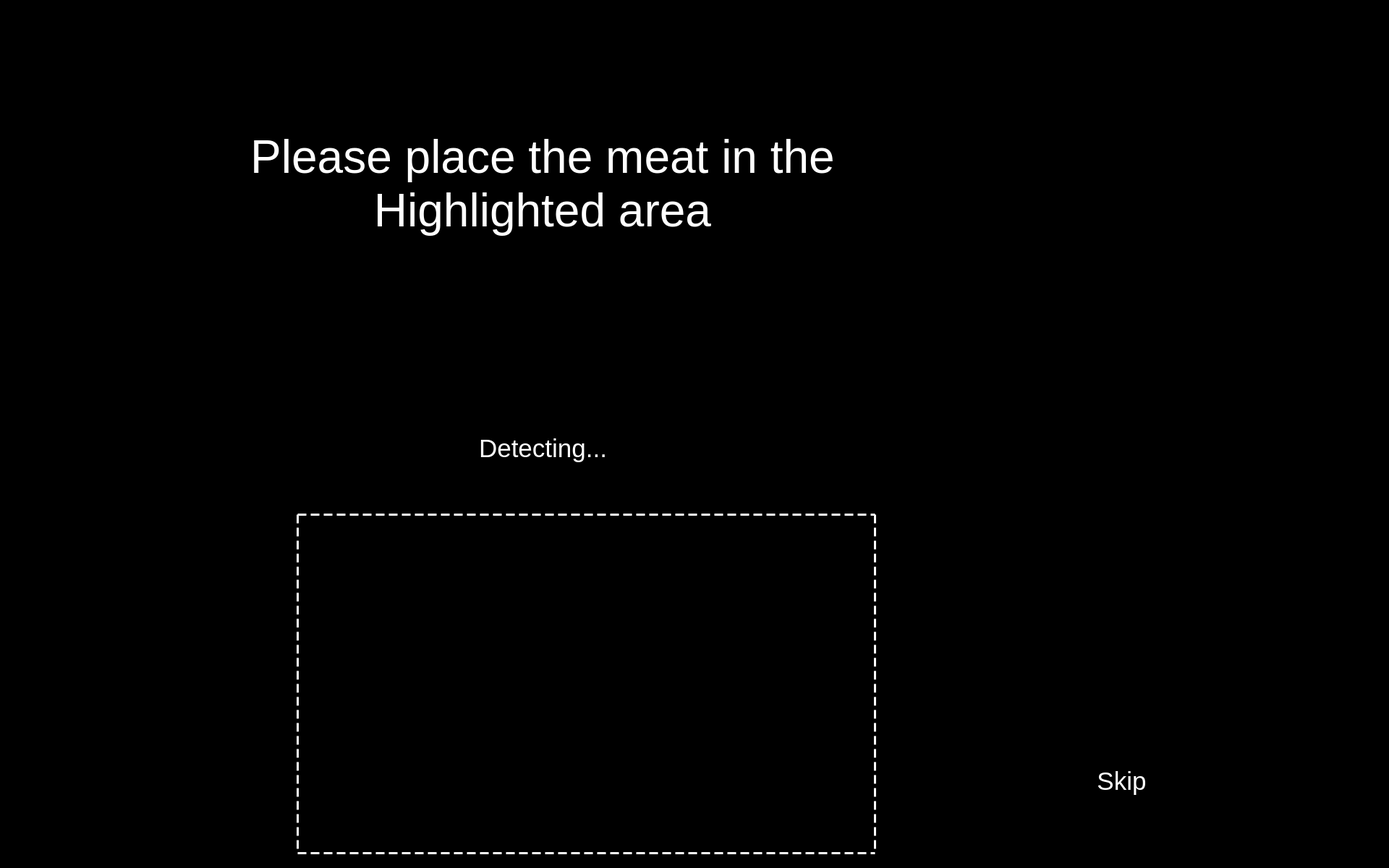
<?xml version="1.0" encoding="UTF-8"?>
<ui version="4.0">
 <class>Step_1_UI</class>
 <widget class="QWidget" name="Step_1_UI">
  <property name="windowModality">
   <enum>Qt::WindowModal</enum>
  </property>
  <property name="enabled">
   <bool>true</bool>
  </property>
  <property name="geometry">
   <rect>
    <x>0</x>
    <y>0</y>
    <width>1920</width>
    <height>1200</height>
   </rect>
  </property>
  <property name="sizePolicy">
   <sizepolicy hsizetype="Preferred" vsizetype="Preferred">
    <horstretch>0</horstretch>
    <verstretch>0</verstretch>
   </sizepolicy>
  </property>
  <property name="minimumSize">
   <size>
    <width>0</width>
    <height>0</height>
   </size>
  </property>
  <property name="maximumSize">
   <size>
    <width>1920</width>
    <height>1200</height>
   </size>
  </property>
  <property name="windowTitle">
   <string>Food Assist</string>
  </property>
  <property name="windowOpacity">
   <double>1.000000000000000</double>
  </property>
  <property name="styleSheet">
   <string notr="true">background-color: rgb(0, 0, 0);</string>
  </property>
  <widget class="QLabel" name="start_label">
   <property name="geometry">
    <rect>
     <x>250</x>
     <y>100</y>
     <width>1000</width>
     <height>310</height>
    </rect>
   </property>
   <property name="sizePolicy">
    <sizepolicy hsizetype="Preferred" vsizetype="Preferred">
     <horstretch>0</horstretch>
     <verstretch>0</verstretch>
    </sizepolicy>
   </property>
   <property name="minimumSize">
    <size>
     <width>510</width>
     <height>310</height>
    </size>
   </property>
   <property name="maximumSize">
    <size>
     <width>1000</width>
     <height>1000</height>
    </size>
   </property>
   <property name="font">
    <font>
     <pointsize>48</pointsize>
     <weight>50</weight>
     <italic>false</italic>
     <bold>false</bold>
     <stylestrategy>PreferDefault</stylestrategy>
     <kerning>true</kerning>
    </font>
   </property>
   <property name="frameShape">
    <enum>QFrame::NoFrame</enum>
   </property>
   <property name="frameShadow">
    <enum>QFrame::Raised</enum>
   </property>
   <property name="lineWidth">
    <number>0</number>
   </property>
   <property name="text">
    <string>&lt;html&gt;&lt;head/&gt;&lt;body&gt;&lt;p&gt;&lt;span style=&quot; color:#ffffff;&quot;&gt;Please place the meat in the Highlighted area&lt;/span&gt;&lt;/p&gt;&lt;/body&gt;&lt;/html&gt;</string>
   </property>
   <property name="textFormat">
    <enum>Qt::MarkdownText</enum>
   </property>
   <property name="scaledContents">
    <bool>false</bool>
   </property>
   <property name="alignment">
    <set>Qt::AlignCenter</set>
   </property>
   <property name="wordWrap">
    <bool>true</bool>
   </property>
  </widget>
  <widget class="QPushButton" name="button_skip">
   <property name="enabled">
    <bool>true</bool>
   </property>
   <property name="geometry">
    <rect>
     <x>1450</x>
     <y>830</y>
     <width>200</width>
     <height>200</height>
    </rect>
   </property>
   <property name="sizePolicy">
    <sizepolicy hsizetype="Maximum" vsizetype="Maximum">
     <horstretch>0</horstretch>
     <verstretch>0</verstretch>
    </sizepolicy>
   </property>
   <property name="minimumSize">
    <size>
     <width>150</width>
     <height>150</height>
    </size>
   </property>
   <property name="maximumSize">
    <size>
     <width>200</width>
     <height>200</height>
    </size>
   </property>
   <property name="cursor">
    <cursorShape>OpenHandCursor</cursorShape>
   </property>
   <property name="focusPolicy">
    <enum>Qt::WheelFocus</enum>
   </property>
   <property name="contextMenuPolicy">
    <enum>Qt::DefaultContextMenu</enum>
   </property>
   <property name="icon">
    <iconset resource="../../resources/res.qrc">
     <normaloff>:/buttons/Button Next.svg</normaloff>:/buttons/Button Next.svg</iconset>
   </property>
   <property name="iconSize">
    <size>
     <width>200</width>
     <height>200</height>
    </size>
   </property>
   <property name="autoDefault">
    <bool>false</bool>
   </property>
   <property name="default">
    <bool>false</bool>
   </property>
   <property name="flat">
    <bool>true</bool>
   </property>
  </widget>
  <widget class="QLabel" name="label_8">
   <property name="geometry">
    <rect>
     <x>410</x>
     <y>710</y>
     <width>801</width>
     <height>471</height>
    </rect>
   </property>
   <property name="styleSheet">
    <string notr="true">border :3px solid white;
border-style : dashed;
background-color: rgb(0, 0, 0, 0);</string>
   </property>
   <property name="text">
    <string/>
   </property>
  </widget>
  <widget class="QLabel" name="detecting_gif_label">
   <property name="geometry">
    <rect>
     <x>660</x>
     <y>440</y>
     <width>181</width>
     <height>141</height>
    </rect>
   </property>
   <property name="text">
    <string/>
   </property>
   <property name="scaledContents">
    <bool>true</bool>
   </property>
  </widget>
  <widget class="QLabel" name="detecting_text_label">
   <property name="geometry">
    <rect>
     <x>660</x>
     <y>590</y>
     <width>181</width>
     <height>61</height>
    </rect>
   </property>
   <property name="sizePolicy">
    <sizepolicy hsizetype="Preferred" vsizetype="Preferred">
     <horstretch>0</horstretch>
     <verstretch>0</verstretch>
    </sizepolicy>
   </property>
   <property name="minimumSize">
    <size>
     <width>0</width>
     <height>0</height>
    </size>
   </property>
   <property name="maximumSize">
    <size>
     <width>1000</width>
     <height>1000</height>
    </size>
   </property>
   <property name="font">
    <font>
     <pointsize>48</pointsize>
     <weight>50</weight>
     <italic>false</italic>
     <bold>false</bold>
     <stylestrategy>PreferDefault</stylestrategy>
     <kerning>true</kerning>
    </font>
   </property>
   <property name="frameShape">
    <enum>QFrame::NoFrame</enum>
   </property>
   <property name="frameShadow">
    <enum>QFrame::Raised</enum>
   </property>
   <property name="lineWidth">
    <number>0</number>
   </property>
   <property name="text">
    <string>&lt;!DOCTYPE HTML PUBLIC &quot;-//W3C//DTD HTML 4.0//EN&quot; &quot;http://www.w3.org/TR/REC-html40/strict.dtd&quot;&gt;
&lt;html&gt;&lt;head&gt;&lt;meta name=&quot;qrichtext&quot; content=&quot;1&quot; /&gt;&lt;style type=&quot;text/css&quot;&gt;
p, li { white-space: pre-wrap; }
&lt;/style&gt;&lt;/head&gt;&lt;body style=&quot; font-family:'MS Shell Dlg 2'; font-size:48pt; font-weight:400; font-style:normal;&quot;&gt;
&lt;p style=&quot; margin-top:12px; margin-bottom:12px; margin-left:0px; margin-right:0px; -qt-block-indent:0; text-indent:0px;&quot;&gt;&lt;span style=&quot; font-size:26pt; color:#ffffff;&quot;&gt;Detecting...&lt;/span&gt;&lt;/p&gt;&lt;/body&gt;&lt;/html&gt;</string>
   </property>
   <property name="textFormat">
    <enum>Qt::MarkdownText</enum>
   </property>
   <property name="scaledContents">
    <bool>true</bool>
   </property>
   <property name="alignment">
    <set>Qt::AlignCenter</set>
   </property>
   <property name="wordWrap">
    <bool>true</bool>
   </property>
  </widget>
  <widget class="QLabel" name="detecting_text_label_2">
   <property name="geometry">
    <rect>
     <x>1460</x>
     <y>1050</y>
     <width>181</width>
     <height>61</height>
    </rect>
   </property>
   <property name="sizePolicy">
    <sizepolicy hsizetype="Preferred" vsizetype="Preferred">
     <horstretch>0</horstretch>
     <verstretch>0</verstretch>
    </sizepolicy>
   </property>
   <property name="minimumSize">
    <size>
     <width>0</width>
     <height>0</height>
    </size>
   </property>
   <property name="maximumSize">
    <size>
     <width>1000</width>
     <height>1000</height>
    </size>
   </property>
   <property name="font">
    <font>
     <pointsize>48</pointsize>
     <weight>50</weight>
     <italic>false</italic>
     <bold>false</bold>
     <stylestrategy>PreferDefault</stylestrategy>
     <kerning>true</kerning>
    </font>
   </property>
   <property name="frameShape">
    <enum>QFrame::NoFrame</enum>
   </property>
   <property name="frameShadow">
    <enum>QFrame::Raised</enum>
   </property>
   <property name="lineWidth">
    <number>0</number>
   </property>
   <property name="text">
    <string>&lt;!DOCTYPE HTML PUBLIC &quot;-//W3C//DTD HTML 4.0//EN&quot; &quot;http://www.w3.org/TR/REC-html40/strict.dtd&quot;&gt;
&lt;html&gt;&lt;head&gt;&lt;meta name=&quot;qrichtext&quot; content=&quot;1&quot; /&gt;&lt;style type=&quot;text/css&quot;&gt;
p, li { white-space: pre-wrap; }
&lt;/style&gt;&lt;/head&gt;&lt;body style=&quot; font-family:'MS Shell Dlg 2'; font-size:48pt; font-weight:400; font-style:normal;&quot;&gt;
&lt;p style=&quot; margin-top:12px; margin-bottom:12px; margin-left:0px; margin-right:0px; -qt-block-indent:0; text-indent:0px;&quot;&gt;&lt;span style=&quot; font-size:26pt; color:#ffffff;&quot;&gt;Skip&lt;/span&gt;&lt;/p&gt;&lt;/body&gt;&lt;/html&gt;</string>
   </property>
   <property name="textFormat">
    <enum>Qt::MarkdownText</enum>
   </property>
   <property name="scaledContents">
    <bool>true</bool>
   </property>
   <property name="alignment">
    <set>Qt::AlignCenter</set>
   </property>
   <property name="wordWrap">
    <bool>true</bool>
   </property>
  </widget>
  <zorder>label_8</zorder>
  <zorder>start_label</zorder>
  <zorder>button_skip</zorder>
  <zorder>detecting_gif_label</zorder>
  <zorder>detecting_text_label</zorder>
  <zorder>detecting_text_label_2</zorder>
 </widget>
 <resources>
  <include location="../../resources/res.qrc"/>
 </resources>
 <connections/>
</ui>
